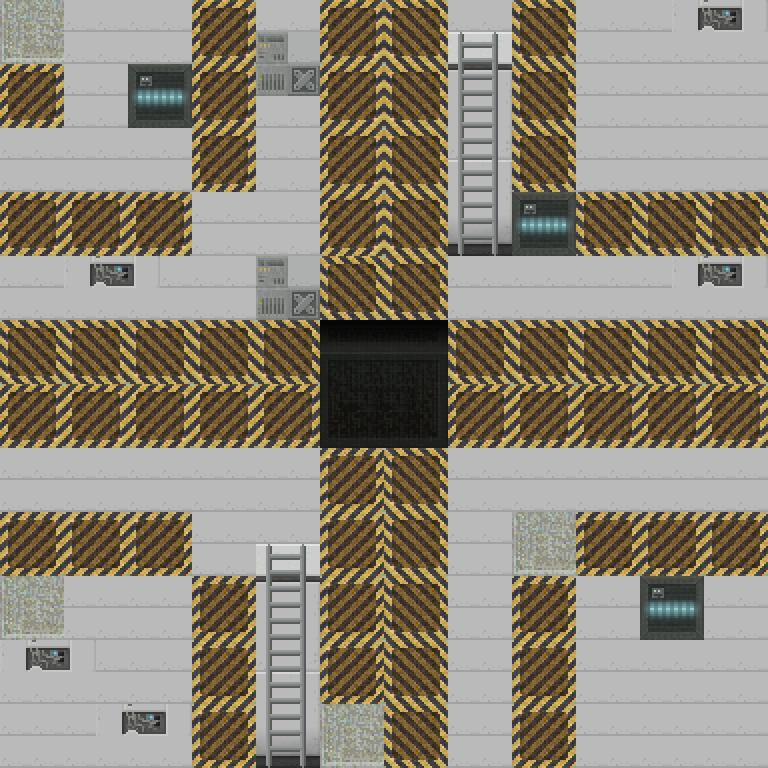

A level layout from a 2D game, rendered from its tile map. Below: a short description, then the map file with tile-grid data replaced by summaries:
An orthogonal 24x24 tile map with 32x32 px tiles, 3 tile layers (Tile Layer 1, Tile Layer 2, Tile Layer 3).

<map version="1.2" tiledversion="1.2.2" orientation="orthogonal" renderorder="right-down" width="24" height="24" tilewidth="32" tileheight="32" infinite="0" nextlayerid="4" nextobjectid="1">
 <tileset firstgid="1" source="SciFi-Tiles.tsx" />
 <layer id="1" name="Tile Layer 1" width="24" height="24">
  <data>[576 cells, 576 non-empty, 1 distinct tile ids]</data>
 </layer>
 <layer id="2" name="Tile Layer 2" width="24" height="24">
  <data>[576 cells, 284 non-empty, 12 distinct tile ids]</data>
 </layer>
 <layer id="3" name="Tile Layer 3" width="24" height="24">
  <data>[576 cells, 67 non-empty, 33 distinct tile ids]</data>
 </layer>
</map>
